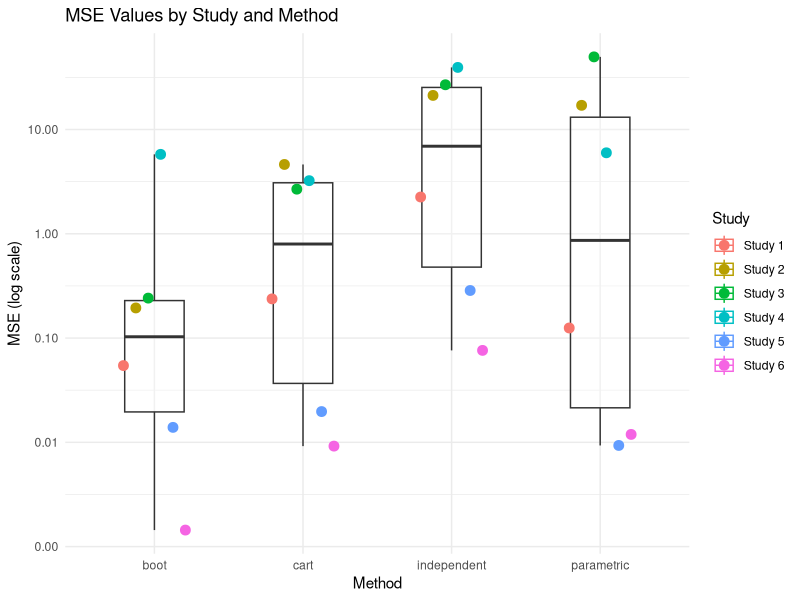
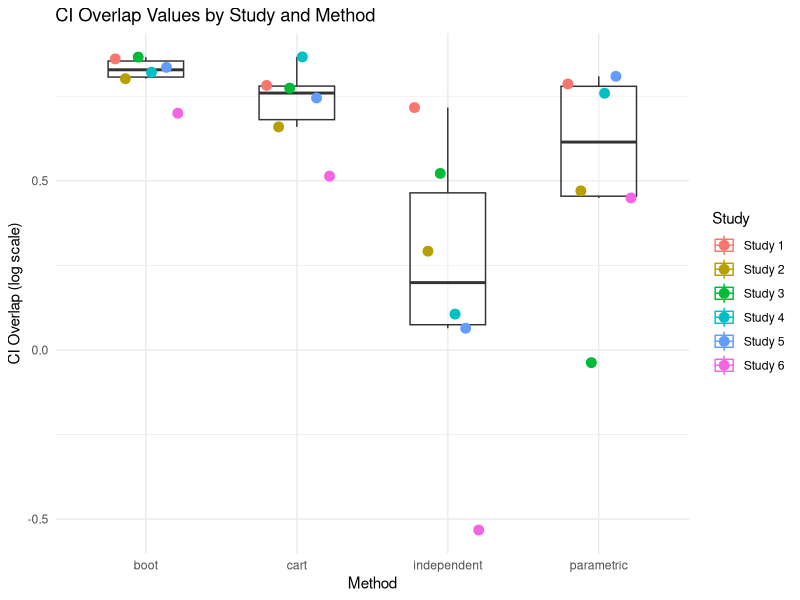
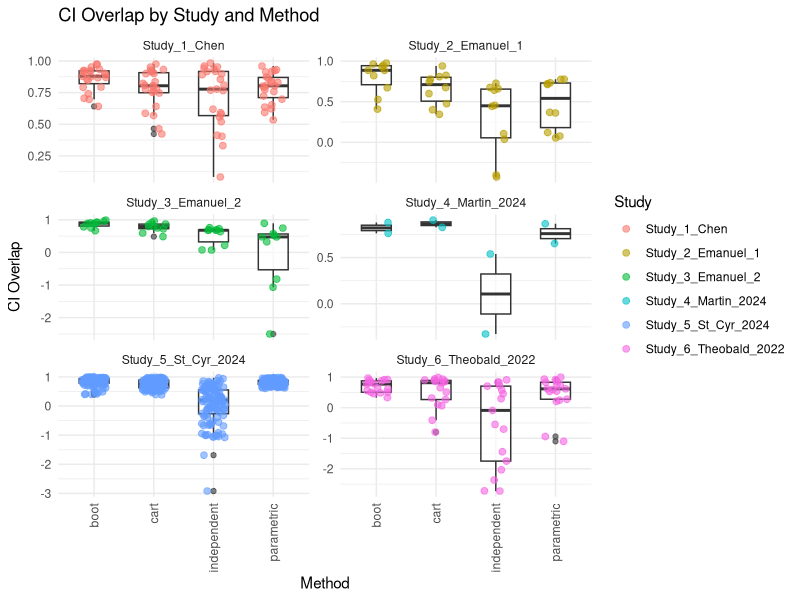
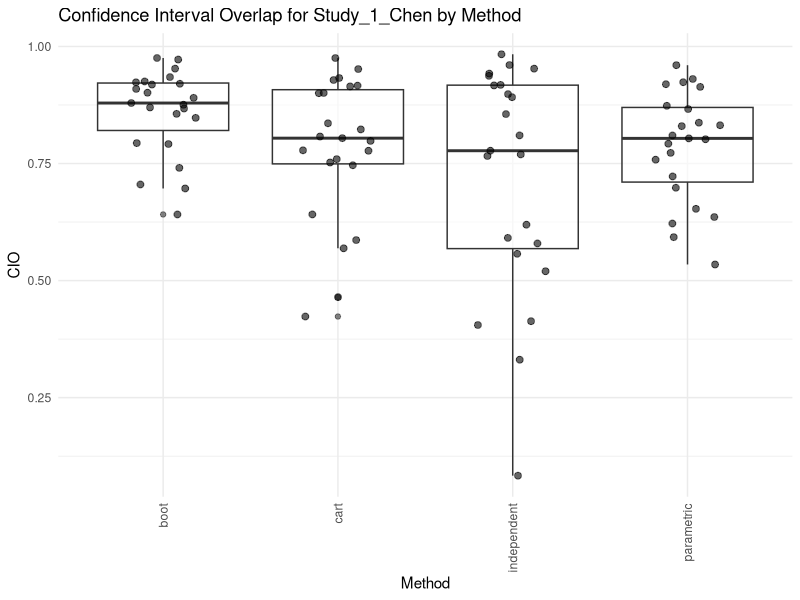
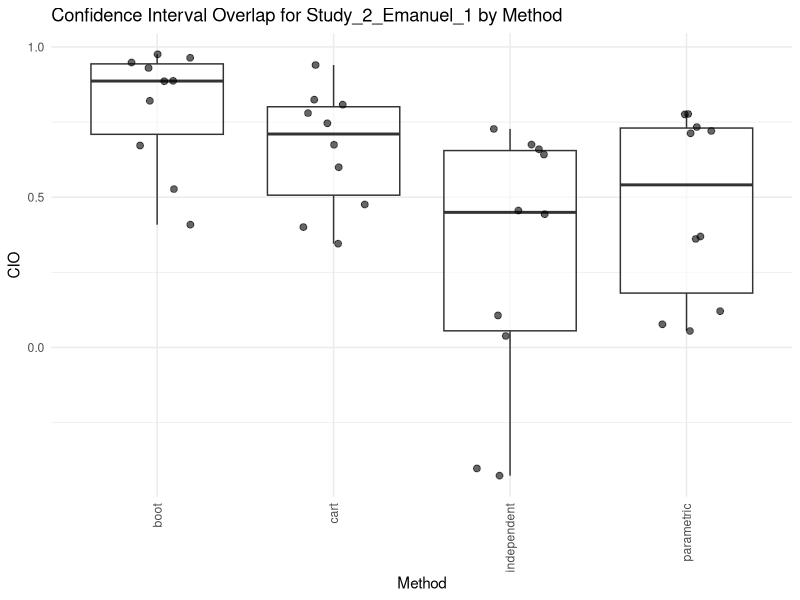
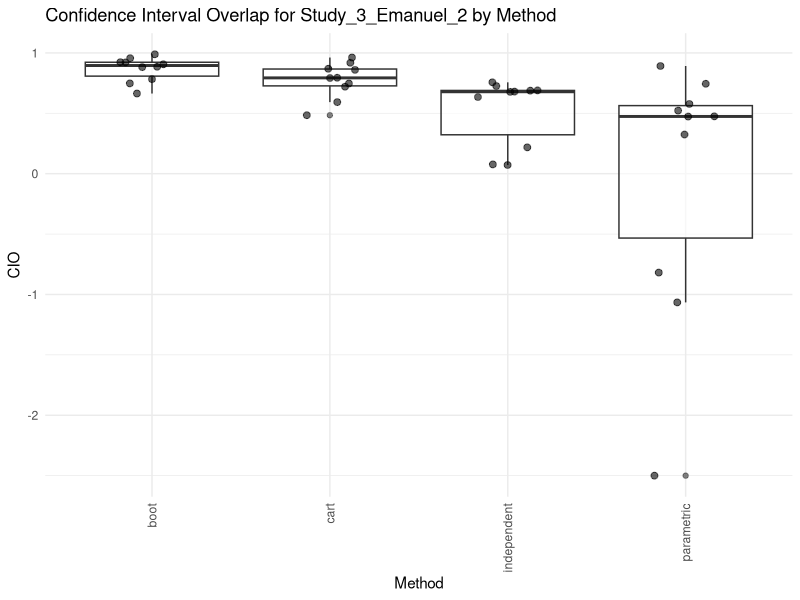
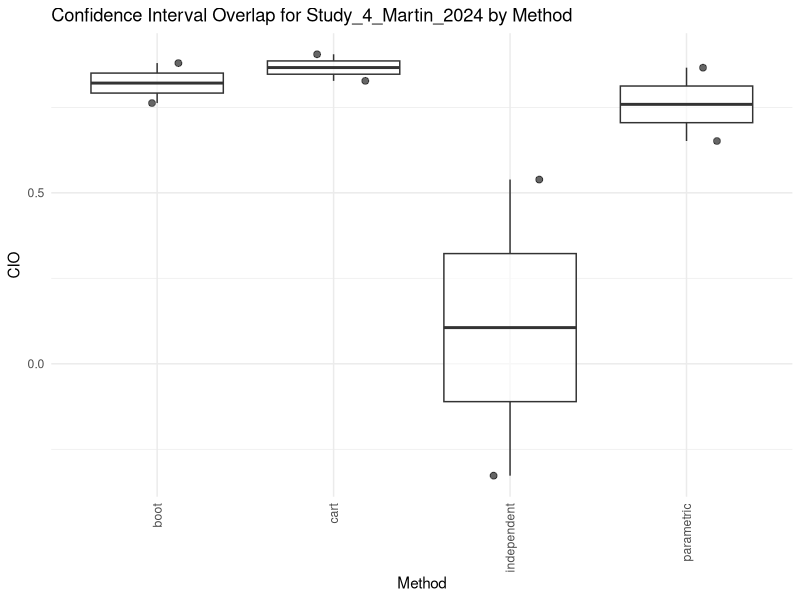
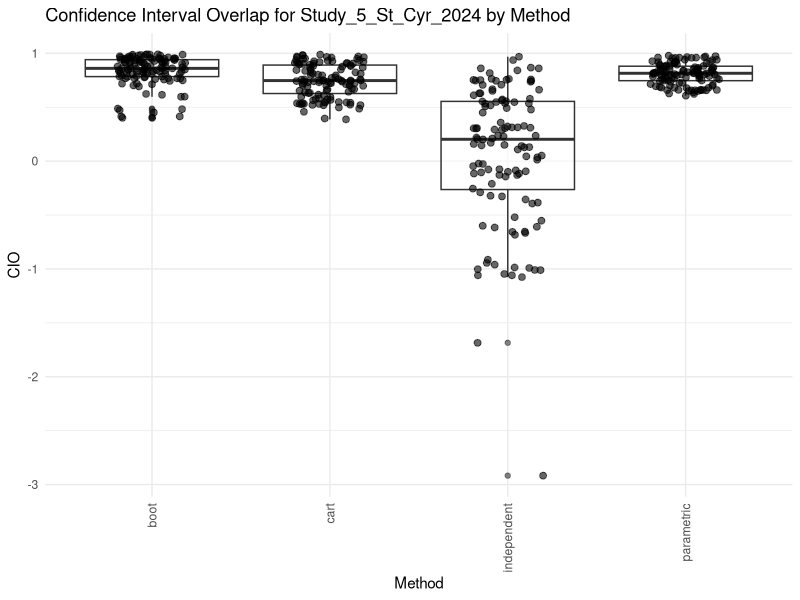

Recreate these plots in R, in order.
library(readxl)
library(tidyverse)
library(ggplot2)
library(dplyr)

# read in result file
data <- read_excel("sport_psychology/Final_results/final_results.xlsx")


# Define the function for MSE
calculate_MSE <- function(data, study, method) {
  result <- data |>
    filter(STUDY == study, METHOD == method) |>
    summarise(mean_diff_squared = mean(DIFF_SQUARED, na.rm = TRUE))
  
  return(result$mean_diff_squared)
}

# Use function for all studies and methods

S1_MSE_boot <- calculate_MSE(data, "Study_1_Chen", "boot")
S1_MSE_independent <- calculate_MSE(data, "Study_1_Chen", "independent")
S1_MSE_parametric <- calculate_MSE(data, "Study_1_Chen", "parametric")
S1_MSE_cart <- calculate_MSE(data, "Study_1_Chen", "cart")

S2_MSE_boot <- calculate_MSE(data, "Study_2_Emanuel_1", "boot")
S2_MSE_independent <- calculate_MSE(data, "Study_2_Emanuel_1", "independent")
S2_MSE_parametric <- calculate_MSE(data, "Study_2_Emanuel_1", "parametric")
S2_MSE_cart <- calculate_MSE(data, "Study_2_Emanuel_1", "cart")

S3_MSE_boot <- calculate_MSE(data, "Study_3_Emanuel_2", "boot")
S3_MSE_independent <- calculate_MSE(data, "Study_3_Emanuel_2", "independent")
S3_MSE_parametric <- calculate_MSE(data, "Study_3_Emanuel_2", "parametric")
S3_MSE_cart <- calculate_MSE(data, "Study_3_Emanuel_2", "cart")

S4_MSE_boot <- calculate_MSE(data, "Study_4_Martin_2024", "boot")
S4_MSE_independent <- calculate_MSE(data, "Study_4_Martin_2024", "independent")
S4_MSE_parametric <- calculate_MSE(data, "Study_4_Martin_2024", "parametric")
S4_MSE_cart <- calculate_MSE(data, "Study_4_Martin_2024", "cart")

S5_MSE_boot <- calculate_MSE(data, "Study_5_St_Cyr_2024", "boot")
S5_MSE_independent <- calculate_MSE(data, "Study_5_St_Cyr_2024", "independent")
S5_MSE_parametric <- calculate_MSE(data, "Study_5_St_Cyr_2024", "parametric")
S5_MSE_cart <- calculate_MSE(data, "Study_5_St_Cyr_2024", "cart")

S6_MSE_boot <- calculate_MSE(data, "Study_6_Theobald_2022", "boot")
S6_MSE_independent <- calculate_MSE(data, "Study_6_Theobald_2022", "independent")
S6_MSE_parametric <- calculate_MSE(data, "Study_6_Theobald_2022", "parametric")
S6_MSE_cart <- calculate_MSE(data, "Study_6_Theobald_2022", "cart")

# Combining results into a data frame
results_for_plots <- data.frame(
  Study = factor(c("Study_1_Chen", "Study_1_Chen", "Study_1_Chen", "Study_1_Chen", 
                   "Study_2_Emanuel_1", "Study_2_Emanuel_1", "Study_2_Emanuel_1", "Study_2_Emanuel_1",
                   "Study_3_Emanuel_2", "Study_3_Emanuel_2", "Study_3_Emanuel_2", "Study_3_Emanuel_2",
                   "Study_4_Martin_2024", "Study_4_Martin_2024", "Study_4_Martin_2024", "Study_4_Martin_2024",
                   "Study_5_St_Cyr_2024", "Study_5_St_Cyr_2024", "Study_5_St_Cyr_2024", "Study_5_St_Cyr_2024",
                   "Study_6_Theobald_2022", "Study_6_Theobald_2022", "Study_6_Theobald_2022", "Study_6_Theobald_2022")),
  Method = c("boot", "independent", "parametric", "cart", 
             "boot", "independent", "parametric", "cart",
             "boot", "independent", "parametric", "cart",
             "boot", "independent", "parametric", "cart",
             "boot", "independent", "parametric", "cart",
             "boot", "independent", "parametric", "cart"),
  MSE = c(S1_MSE_boot, S1_MSE_independent, S1_MSE_parametric, S1_MSE_cart, 
          S2_MSE_boot, S2_MSE_independent, S2_MSE_parametric, S2_MSE_cart,
          S3_MSE_boot, S3_MSE_independent, S3_MSE_parametric, S3_MSE_cart,
          S4_MSE_boot, S4_MSE_independent, S4_MSE_parametric, S4_MSE_cart,
          S5_MSE_boot, S5_MSE_independent, S5_MSE_parametric, S5_MSE_cart,
          S6_MSE_boot, S6_MSE_independent, S6_MSE_parametric, S6_MSE_cart)
)



# Saving to a CSV file
write.csv(results_for_plots, "sport_psychology/Final_results/MSE_results.csv", row.names = FALSE)

# Renaming studies for better readability
results_for_plots$Study <- factor(results_for_plots$Study, 
                                  levels = unique(results_for_plots$Study), 
                                  labels = paste("Study", 1:6))


### RMSE KEEP

# with jittering, narrow boxes
ggplot(results_for_plots, aes(x = Method, y = MSE, color = Study)) +
  geom_boxplot(aes(group = Method), alpha = 0.3, width = 0.4, outlier.shape = NA) +  # Adding box plot with correct alpha value and narrower width
  geom_point(size = 3, position = position_dodge(width = 0.5)) +  # Adding scatter plot with points always in the same order
  scale_y_continuous(trans = 'log10', labels = scales::label_number(accuracy = 0.01)) +  # Scaling the y-axis and setting labels to non-scientific with fewer decimal points
  labs(title = "MSE Values by Study and Method",
       x = "Method",
       y = "MSE (log scale)") +
  theme_minimal()



# Function to calculate mean CIO values
mean_CI_overlap <- function(data, study_name, method_name) {
  result <- data |>
    filter(STUDY == study_name, METHOD == method_name) |>
    summarise(avg_CI_OVERLAP = mean(CI_OVERLAP, na.rm = TRUE)) |>
    pull(avg_CI_OVERLAP)
  
  return(result)
}



# Calculating CIO values for Study 1
S1_CIO_boot <- mean_CI_overlap(data, "Study_1_Chen", "boot")
S1_CIO_independent <- mean_CI_overlap(data, "Study_1_Chen", "independent")
S1_CIO_parametric <- mean_CI_overlap(data, "Study_1_Chen", "parametric")
S1_CIO_cart <- mean_CI_overlap(data, "Study_1_Chen", "cart")

# Calculating CIO values for Study 2
S2_CIO_boot <- mean_CI_overlap(data, "Study_2_Emanuel_1", "boot")
S2_CIO_independent <- mean_CI_overlap(data, "Study_2_Emanuel_1", "independent")
S2_CIO_parametric <- mean_CI_overlap(data, "Study_2_Emanuel_1", "parametric")
S2_CIO_cart <- mean_CI_overlap(data, "Study_2_Emanuel_1", "cart")

# Calculating CIO values for Study 3
S3_CIO_boot <- mean_CI_overlap(data, "Study_3_Emanuel_2", "boot")
S3_CIO_independent <- mean_CI_overlap(data, "Study_3_Emanuel_2", "independent")
S3_CIO_parametric <- mean_CI_overlap(data, "Study_3_Emanuel_2", "parametric")
S3_CIO_cart <- mean_CI_overlap(data, "Study_3_Emanuel_2", "cart")

# Calculating CIO values for Study 4
S4_CIO_boot <- mean_CI_overlap(data, "Study_4_Martin_2024", "boot")
S4_CIO_independent <- mean_CI_overlap(data, "Study_4_Martin_2024", "independent")
S4_CIO_parametric <- mean_CI_overlap(data, "Study_4_Martin_2024", "parametric")
S4_CIO_cart <- mean_CI_overlap(data, "Study_4_Martin_2024", "cart")

# Calculating CIO values for Study 5
S5_CIO_boot <- mean_CI_overlap(data, "Study_5_St_Cyr_2024", "boot")
S5_CIO_independent <- mean_CI_overlap(data, "Study_5_St_Cyr_2024", "independent")
S5_CIO_parametric <- mean_CI_overlap(data, "Study_5_St_Cyr_2024", "parametric")
S5_CIO_cart <- mean_CI_overlap(data, "Study_5_St_Cyr_2024", "cart")

# Calculating CIO values for Study 6
S6_CIO_boot <- mean_CI_overlap(data, "Study_6_Theobald_2022", "boot")
S6_CIO_independent <- mean_CI_overlap(data, "Study_6_Theobald_2022", "independent")
S6_CIO_parametric <- mean_CI_overlap(data, "Study_6_Theobald_2022", "parametric")
S6_CIO_cart <- mean_CI_overlap(data, "Study_6_Theobald_2022", "cart")


# Combining CIO results into a data frame
cio_results <- data.frame(
  Study = factor(c("Study_1_Chen", "Study_1_Chen", "Study_1_Chen", "Study_1_Chen", 
                   "Study_2_Emanuel_1", "Study_2_Emanuel_1", "Study_2_Emanuel_1", "Study_2_Emanuel_1",
                   "Study_3_Emanuel_2", "Study_3_Emanuel_2", "Study_3_Emanuel_2", "Study_3_Emanuel_2",
                   "Study_4_Martin_2024", "Study_4_Martin_2024", "Study_4_Martin_2024", "Study_4_Martin_2024",
                   "Study_5_St_Cyr_2024", "Study_5_St_Cyr_2024", "Study_5_St_Cyr_2024", "Study_5_St_Cyr_2024",
                   "Study_6_Theobald_2022", "Study_6_Theobald_2022", "Study_6_Theobald_2022", "Study_6_Theobald_2022")),
  Method = c("boot", "independent", "parametric", "cart", 
             "boot", "independent", "parametric", "cart",
             "boot", "independent", "parametric", "cart",
             "boot", "independent", "parametric", "cart",
             "boot", "independent", "parametric", "cart",
             "boot", "independent", "parametric", "cart"),
  CIO = c(S1_CIO_boot, S1_CIO_independent, S1_CIO_parametric, S1_CIO_cart, 
          S2_CIO_boot, S2_CIO_independent, S2_CIO_parametric, S2_CIO_cart,
          S3_CIO_boot, S3_CIO_independent, S3_CIO_parametric, S3_CIO_cart,
          S4_CIO_boot, S4_CIO_independent, S4_CIO_parametric, S4_CIO_cart,
          S5_CIO_boot, S5_CIO_independent, S5_CIO_parametric, S5_CIO_cart,
          S6_CIO_boot, S6_CIO_independent, S6_CIO_parametric, S6_CIO_cart)
)

# Saving CIO results to a CSV file
write.csv(cio_results, "sport_psychology/Final_results/CIO_means.csv", row.names = FALSE)



# Renaming studies for better readability
cio_results$Study <- factor(cio_results$Study, 
                            levels = unique(cio_results$Study), 
                            labels = paste("Study", 1:6))


#### MEAN CIO VALUES?
library(ggplot2)

ggplot(cio_results, aes(x = Method, y = CIO, color = Study)) +
  geom_boxplot(aes(group = Method), width = 0.5, alpha = 0.3, outlier.shape = NA) +  # Adding box plot
  geom_jitter(position = position_jitterdodge(jitter.width = 0.1, dodge.width = 0.5), size = 3) +  # Adding jittered points
  labs(title = "CI Overlap Values by Study and Method",
       x = "Method",
       y = "CI Overlap (log scale)") +
  theme_minimal() 



# 
# # Assuming your data is in a data frame called df
# # Filter out "original" values from METHOD
# filtered_df <- data %>% filter(METHOD != "original" & !is.na(CI_OVERLAP))






###### CIO ALL ESTIMATES


# Create the new dataframe
CIO_all_estimates <- data |>
  dplyr::filter(METHOD != 'original') |>
  dplyr::select(STUDY, METHOD, CI_OVERLAP)  # Select the required columns

write.csv(CIO_all_estimates, "sport_psychology/Final_results/CIO_all_estimates.csv", row.names = FALSE)


### CIO ALL VALUES FACET KEEP

ggplot(CIO_all_estimates, aes(x = METHOD, y = CI_OVERLAP)) +
  geom_boxplot(width = 0.5, alpha = 0.6) +
  geom_point(aes(color = STUDY), position = position_jitter(width = 0.2, height = 0), alpha = 0.6, size = 2) +
  theme_minimal() +
  labs(title = "CI Overlap by Study and Method",
       x = "Method",
       y = "CI Overlap",
       color = "Study") +
  theme(axis.text.x = element_text(angle = 90, vjust = 0.5, hjust = 1)) +
  facet_wrap(~ STUDY, scales = "free_y", nrow = 3)



# Get unique study names
studies <- unique(CIO_all_estimates$STUDY)

# Create individual plots for each study
for (study in studies) {
  plot <- ggplot(CIO_all_estimates %>% filter(STUDY == study), aes(x = METHOD, y = CI_OVERLAP)) +
    geom_boxplot(alpha = 0.6) +
    geom_point(aes(), position = position_jitter(width = 0.2, height = 0), alpha = 0.6, size = 2) +
    theme_minimal() +
    labs(title = paste("Confidence Interval Overlap for", study, "by Method"),
         x = "Method",
         y = "CIO",
         color = "Study") +
    theme(axis.text.x = element_text(angle = 90, vjust = 0.5, hjust = 1))

  print(plot)
}





#### ABSOLUTE ERROR PLOTS KEEP
Absolute_error <- data |>
  dplyr::filter(METHOD != 'original') |>
  dplyr::mutate(DIFFENCE_ORIGINAL = abs(DIFFENCE_ORIGINAL)) |>
  dplyr::select(STUDY, METHOD, ESTIMATE_NAME, DIFFENCE_ORIGINAL)  # Select the required columns


# Rename studies
Absolute_error <- Absolute_error %>%
  mutate(STUDY = factor(STUDY, levels = unique(STUDY), labels = paste("Study", 1:length(unique(STUDY)))))


Absolute_error <- Absolute_error %>%
  mutate(METHOD = case_when(
    METHOD == "boot" ~ "Bootstrap",
    METHOD == "cart" ~ "CART",
    METHOD == "independent" ~ "Independent",
    METHOD == "parametric" ~ "Parametric",
    TRUE ~ METHOD  # Keep original value if no match
  ))


ggplot(Absolute_error, aes(x = METHOD, y = DIFFENCE_ORIGINAL)) +
  geom_boxplot(width = 0.5, alpha = 0.6) +
  geom_point(aes(color = METHOD), position = position_jitter(width = 0.2, height = 0), alpha = 0.6, size = 2) +
  theme_minimal() +
  labs(title = "Absolute Error by Study and Method",
       x = "Method",
       y = "Absolute Error",
       color = "Method") +
  facet_wrap(~ STUDY, scales = "free_y", nrow = 3)



### MSE FOR POSTER

# 
# # Assuming you have a named vector for renaming the methods
# method_names <- c("boot" = "Bootstrap", "cart" = "CART", "independent" = "Independent", "parametric" = "Parametric")
# 
# colors <- c("#68A691", "#7D82B8", "#F49D37", "#D81159", "#8F2D56", "#0D3B66")
# 
# mse <- ggplot(results_for_plots, aes(x = Method, y = MSE, color = Study)) +
#   geom_boxplot(aes(group = Method), alpha = 0.3, width = 0.4, outlier.shape = NA) +  # Adding box plot with correct alpha value and narrower width
#   geom_point(size = 5, position = position_dodge(width = 0.5)) +  # Making the dots bigger
#   scale_y_continuous(trans = 'log10', labels = scales::label_number(accuracy = 0.01)) +  # Scaling the y-axis and setting labels to non-scientific with fewer decimal points
#   scale_x_discrete(labels = method_names) +  # Renaming methods on x-axis
#   scale_color_manual(values = colors) +  
#   labs(title = "MSE Values by Study and Method",
#        x = "Synthetic Data Generation Method",
#        y = "RMSE (log scale)") +
#   theme_minimal() +
#   theme(plot.title = element_text(hjust = 0.5))  # Centering the title
# 
# mse
# # Save the plot
# ggsave("mse_plot.png", plot = mse, width = 8, height = 4)
# 
# 
# 
# 
# 
# library(ggplot2)
# library(extrafont)  # Needed to use custom fonts
# 
# # Load fonts (only necessary once per session)
# loadfonts(device = "mac")  # or use "mac" or "pdf" depending on your platform
# 
# # Assuming you have a named vector for renaming the methods
# method_names <- c("boot" = "BOOTSTRAP", "cart" = "CART", "independent" = "INDEPENDENT", "parametric" = "PARAMETRIC")
# 
# colors <- c("#68A691", "#7D82B8", "#F49D37", "#D81159", "#8F2D56", "#0D3B66")
# 
# mse <- ggplot(results_for_plots, aes(x = Method, y = MSE, color = Study)) +
#   geom_boxplot(aes(group = Method), alpha = 0.3, width = 0.4, outlier.shape = NA) +  # Adding box plot with correct alpha value and narrower width
#   geom_point(size = 5, position = position_dodge(width = 0.5)) +  # Making the dots bigger
#   scale_y_continuous(trans = 'log10', labels = scales::label_number(accuracy = 0.01)) +  # Scaling the y-axis and setting labels to non-scientific with fewer decimal points
#   scale_x_discrete(labels = method_names) +  # Renaming methods on x-axis
#   scale_color_manual(values = colors) +  
#   labs(title = "RMSE Values by Study and Method",
#        x = "Synthetic Data Generation Method",
#        y = "RMSE (log scale)") +
#   theme_minimal() +
#   theme(
#     plot.title = element_text(hjust = 0.5, family = "Aptos", color = "black"),  # Centering and setting font and color of the title
#     axis.title = element_text(family = "Aptos", color = "black"),  # Setting font and color of axis titles
#     axis.text = element_text(family = "Aptos", color = "black")  # Setting font and color of axis text
#   )
# 
# mse
# 
# # Save the plot
# ggsave("mse_plot.png", plot = mse, width = 8, height = 4)
# 




### CIO VALUES OF ALL ESTIMATES KEEP
library(ggplot2)
library(gridExtra)
library(ggpubr)  # For arranging ggplots with a common legend
library(dplyr)   # For data manipulation

CIO_all_estimates <- CIO_all_estimates %>%
  mutate(METHOD = case_when(
    METHOD == "boot" ~ "Bootstrap",
    METHOD == "cart" ~ "CART",
    METHOD == "independent" ~ "Independent",
    METHOD == "parametric" ~ "Parametric",
    TRUE ~ METHOD  # Keep original value if no match
  ))


# Prepare the data by updating the STUDY names
CIO_all_estimates <- CIO_all_estimates %>%
  mutate(STUDY = factor(STUDY)) %>%
  mutate(STUDY = paste("Study", as.numeric(STUDY)))

# Create a base plot function to reuse for each method
plot_violin <- function(data, method_name) {
  ggplot(data[data$METHOD == method_name, ], aes(x = factor(1), y = CI_OVERLAP, fill = STUDY)) +
    geom_violin(alpha = 0.6, trim = TRUE, draw_quantiles = c(0.25, 0.5, 0.75)) +
    theme_minimal() +
    labs(title = paste("Confidence Interval Overlap by Study for", method_name),
         x = "",  # Removed the x-axis label
         y = "CIO",
         fill = "Study") +
    theme(axis.text.x = element_blank(),  # Hide x-axis text
          axis.ticks.x = element_blank(),  # Hide x-axis ticks
          legend.position = "none")  # Hide legend in individual plots
}

# List of unique methods
methods <- unique(CIO_all_estimates$METHOD)

# Generate plots for each method
plots <- lapply(methods, function(method) plot_violin(CIO_all_estimates, method))

# Arrange plots in a 2x2 grid and add a common legend
combined_plot <- ggarrange(plotlist = plots, ncol = 2, nrow = 2, common.legend = TRUE, legend = "right")
print(combined_plot)

##



### CIO MEAN VALUES KEEP
# Rename methods
cio_results <- cio_results %>%
  mutate(Method = case_when(
    Method == "boot" ~ "Bootstrap",
    Method == "cart" ~ "CART",
    Method == "independent" ~ "Independent",
    Method == "parametric" ~ "Parametric",
    TRUE ~ Method  # Keep original value if no match
  ))

ggplot(cio_results, aes(x = Method, y = CIO, color = Study)) +
  geom_boxplot(aes(group = Method), width = 0.5, alpha = 0.3, outlier.shape = NA) +  # Adding box plot
  geom_jitter(position = position_jitterdodge(jitter.width = 0.1, dodge.width = 0.5), size = 3) +  # Adding jittered points
  labs(title = "Confidence Interval Overlap Values by Study and Method",
       x = "Method",
       y = "CIO") +
  scale_y_continuous(limits = c(-0.6, 1)) +  # Setting the y-axis limits
  theme_minimal()




# Group by Study and Method and summarize to get min and max CI_OVERLAP
df_summary <- CIO_all_estimates %>%
  group_by(STUDY, METHOD) %>%
  summarise(
    MIN_CI_OVERLAP = min(CI_OVERLAP, na.rm = TRUE),
    MAX_CI_OVERLAP = max(CI_OVERLAP, na.rm = TRUE),
    MEAN_CI_OVERLAP = mean(CI_OVERLAP, na.rm = TRUE)
  )

# View the summary data frame
print(df_summary)

write.csv(df_summary, "sport_psychology/Final_results/CIO_ranges.csv", row.names = FALSE)

